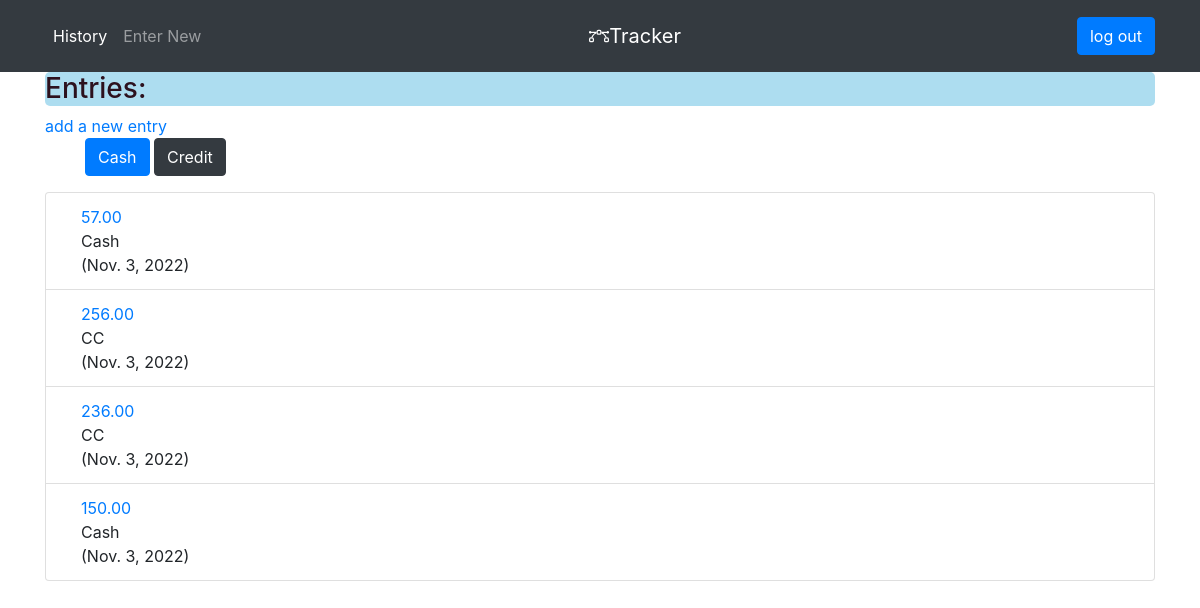
/entries/ (signed in), run on the app's committed database.
### tip_tracker_app/models.py (models this page shows)
class Tip_Entry(models.Model):
    type = models.ForeignKey(
        Tip_Type,
        on_delete=models.CASCADE,
        related_name='tiptype'
    )
    tip = models.DecimalField(max_digits=8, decimal_places=2, default=0)
    date_added = models.DateField(auto_now_add=True)
    owner = models.ForeignKey(
        User,
        on_delete=models.CASCADE,
        related_name='owner',
        null=True
    )
    class Meta:
        verbose_name_plural = 'tip entries'

class Tip_Type(models.Model):
    type = models.CharField(
        choices=TIP_TYPE,
        default='Cash',
        max_length=15
    )
    class Meta:
        verbose_name_plural = 'tip types'
    def __str__(self):
        return self.type

### tip_tracker_app/views.py (the view)
# urls.py: re_path(r'^entries/$', views.entries, name='entries'),
@login_required
def entries(request):
    entries = Tip_Entry.objects.filter(owner=request.user).order_by('date_added')
    context = {'entries':entries, 'types':types}
    return render(request, 'tip_tracker_app/entries.html', context)

### tip_tracker_app/templates/tip_tracker_app/entries.html
{% extends "tip_tracker_app/base.html" %}
{% block content %}
<h3 class="font-monospace fs-1 fw-normal" style="color: rgb(44,17,30);background: rgba(0,150,208,0.32);border-top-left-radius: 5px;border-top-right-radius: 5px;border-bottom-right-radius: 5px;border-bottom-left-radius: 5px;">Entries:</h3>
<a href="{% url 'tip_tracker_app:new_entry' %}">add a new entry</a>
<ul>
        <a class="btn btn-primary" role="button" href="{% url 'tip_tracker_app:type' 1 %}">Cash</a>
        <a class="btn btn-dark me-2" role="button" href="{% url 'tip_tracker_app:type' 2 %}">Credit</a>
</ul>
<ul class="list-group">
    {% for entry in entries %}
    <li class="list-group-item">
        <span>
            <div class="col-sm">
            <a href="{% url 'tip_tracker_app:edit_entry' entry.id %}">
                {{entry.tip}}
            </a>
            </div>
            <div class="col-sm">
                {{entry.type}}
            </div>
            <div class="col-sm">
                ({{entry.date_added}})
            </div>
        </span>
    </li>
    {% empty %}
    <li>No Entries have been recorded yet.</li>
    {% endfor %}
</ul>
{% endblock content %}

### data on the page
Tip_Entry: tip "57.00", type "Cash", date_added "Nov. 3, 2022"
Tip_Entry: tip "256.00", type "CC", date_added "Nov. 3, 2022"
Tip_Entry: tip "236.00", type "CC", date_added "Nov. 3, 2022"
Tip_Entry: tip "150.00", type "Cash", date_added "Nov. 3, 2022"
